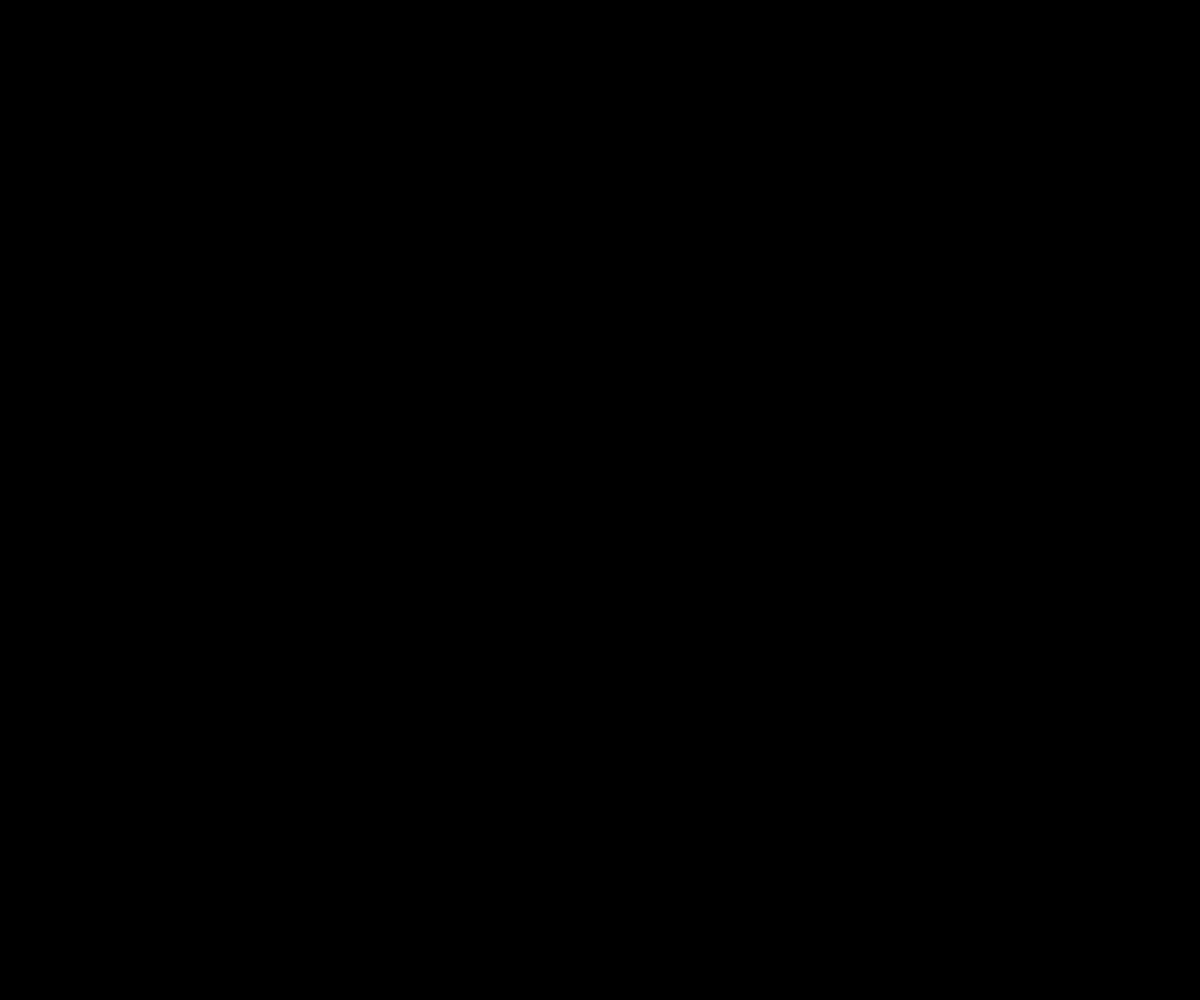
Frame 1 (no input)
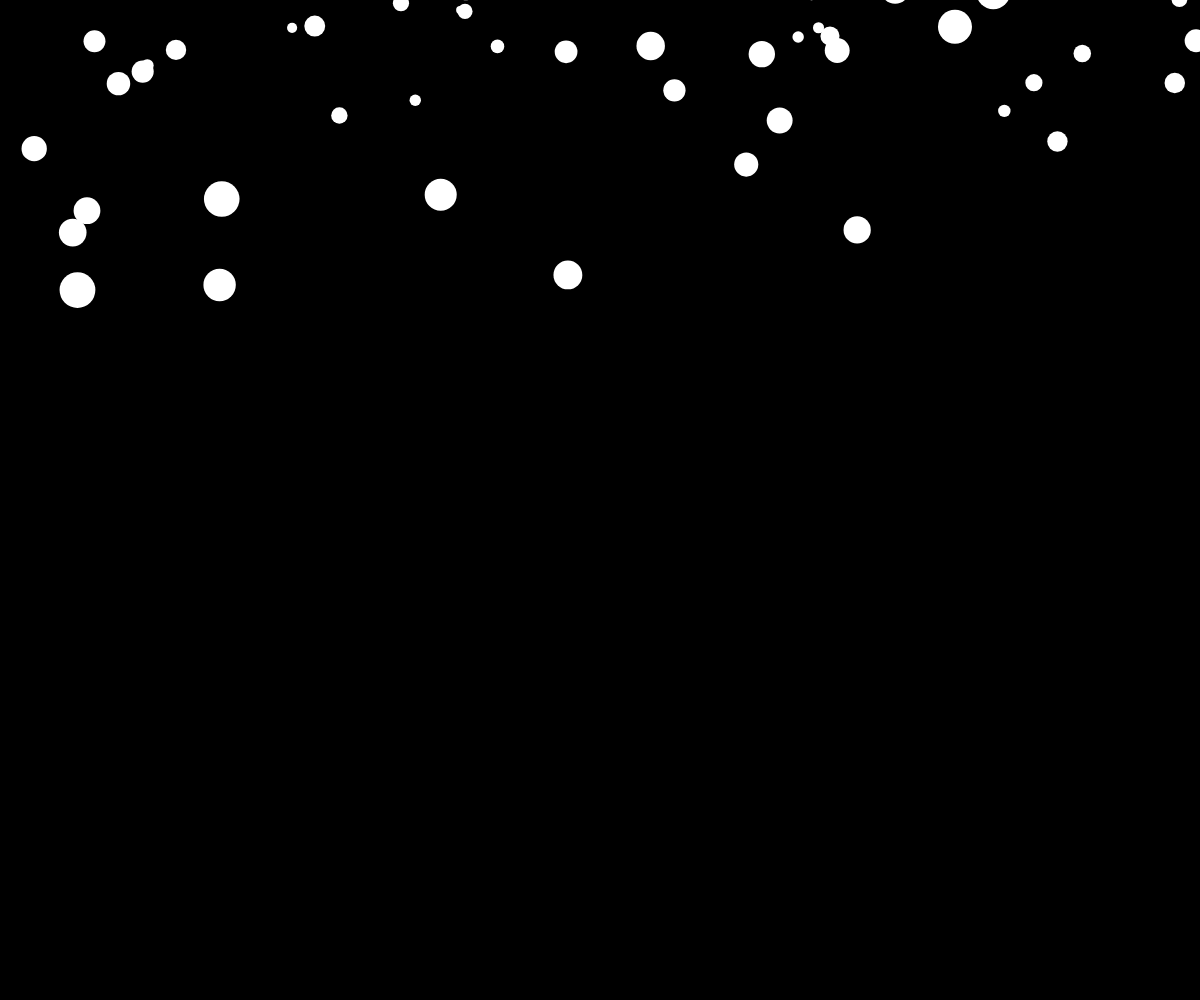
Frame 60 (no input)
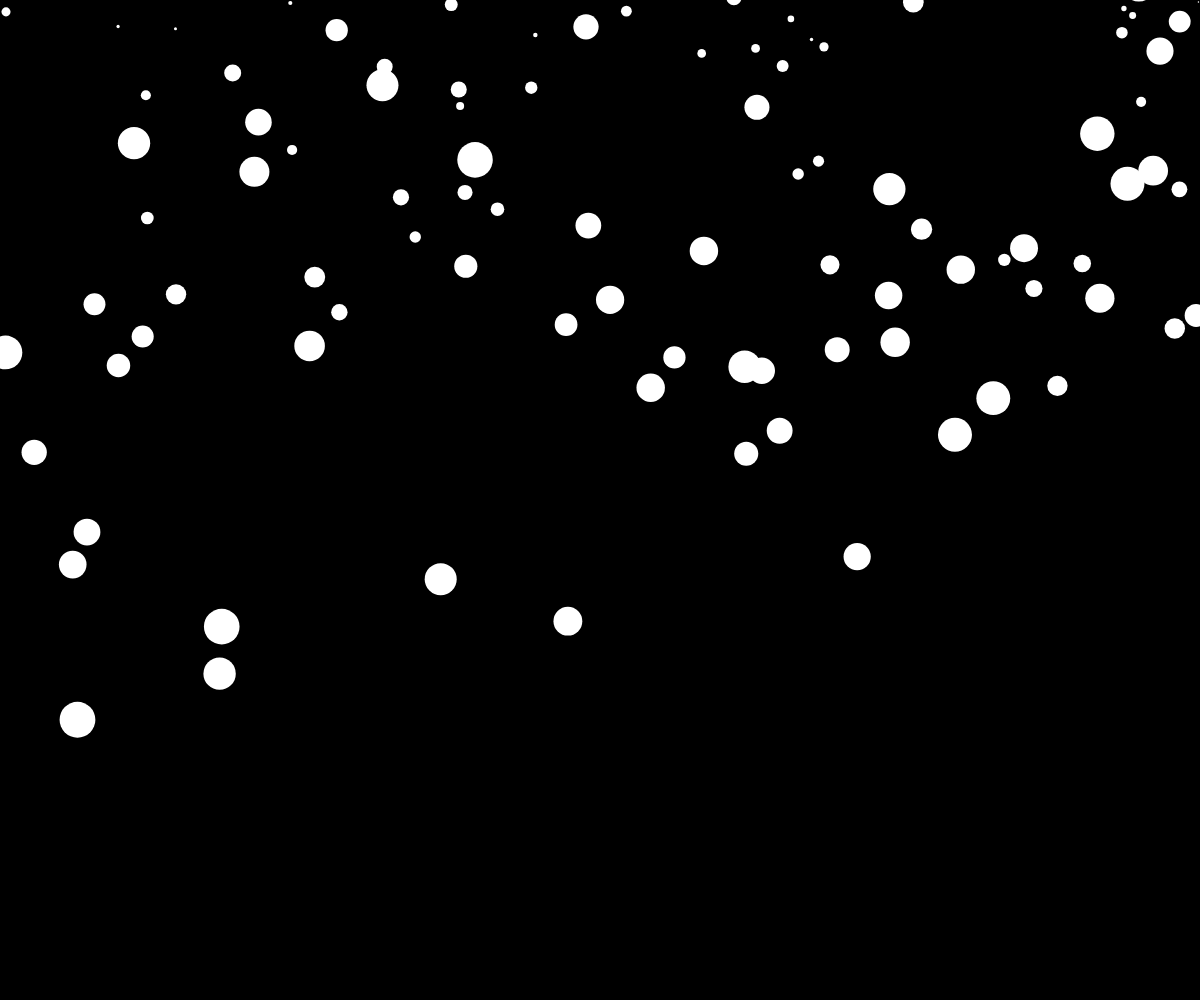
Frame 120 (the mouse pressed at the canvas centre since frame 60)

The p5.js sketch that drew these frames (run headless with seeded random() and noise() and a simulated clock; from frame 60 on, the mouse is pressed at the canvas centre):

// p5.js sketch
// ── sketch.js
let snow = [];
let gravity;

function setup(){
  createCanvas(windowWidth, windowHeight);
  gravity = createVector(0, 0.03);
}

function draw(){
  background(0);
  snow.push(new Snowflake());

  for (flake of snow){
    flake.applyForce(gravity);
    flake.update();
    flake.render();
  }

  for ( let i = snow.length-1; i >= 0; i--){
    if (snow[i].offScreen()){
      snow.splice(i,1);
    }
  }

}

// ── snowflake.js

class Snowflake{

constructor(){
  let x = random(width);
  let y = random(-100, -10);
  this.pos = createVector(x,y);
  this.vel = createVector(0,0);
  this.acc = createVector();
  this.r = random(1,36);

  }

applyForce(force){
  //parallax effect
  let f = force.copy();
  f.mult(this.r);

  //let f = force.copy();
  //f.div(this.mass);
  this.acc.add(f);
}

  update(){
    this.vel.add(this.acc);
    this.vel.limit(this.r * 0.2);
    this.pos.add(this.vel);
    this.acc.mult(0);

  }

  render(){
    stroke(255);
    strokeWeight(this.r);
    point(this.pos.x, this.pos.y);

  }

  offScreen(){
    return (this.pos.y > height + this.r);
  }


}
